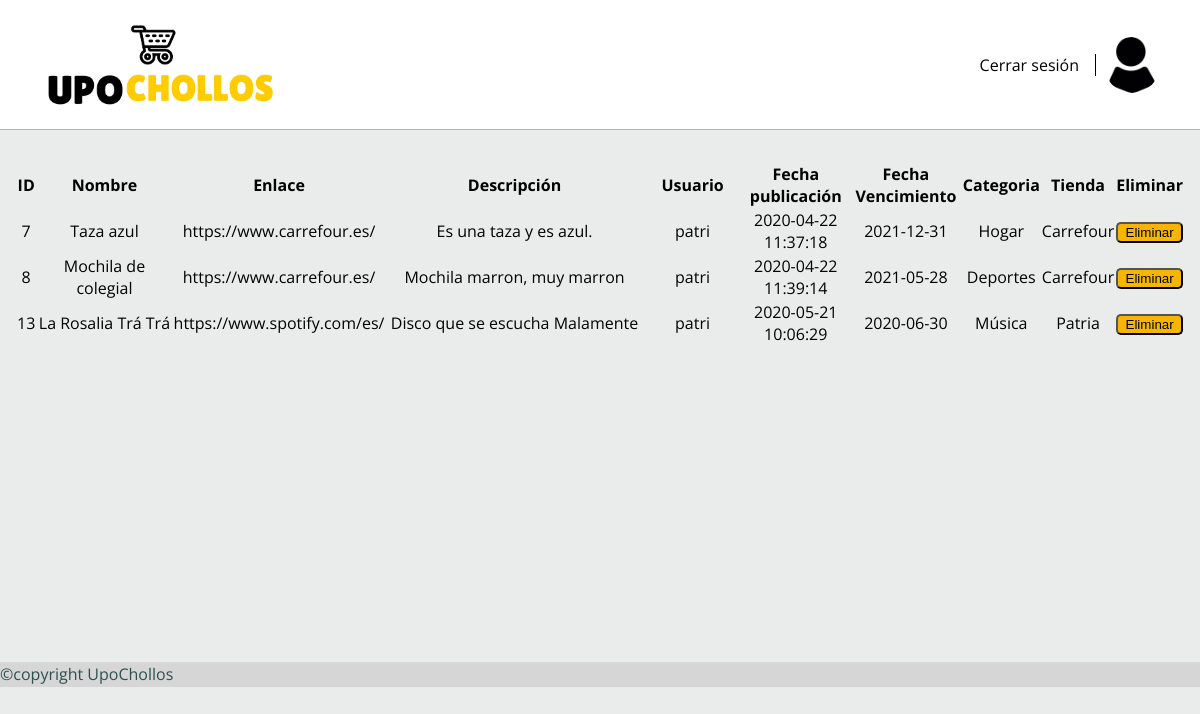
/upochollos/php/productos.php (signed in), run on the app's committed database.
### tables this page shows
CREATE TABLE `producto` (
  `id` int(11) NOT NULL,
  `enlace` varchar(255) NOT NULL,
  `precio_original` float NOT NULL,
  `nombre` varchar(32) NOT NULL,
  `fecha_publicado` timestamp NOT NULL DEFAULT current_timestamp(),
  `fecha_vencimiento` date DEFAULT NULL,
  `precio_descuento` float NOT NULL,
  `descripcion` varchar(140) NOT NULL,
  `imagen` varchar(64) NOT NULL,
  `usuario` varchar(32) NOT NULL,
  `nombre_categoria` varchar(32) DEFAULT NULL,
  `nombre_tienda` varchar(32) DEFAULT NULL
);

### upochollos/php/funciones.php (called while the page is built, shortened)
<?php
function consulta($consulta) {
    $con = mysqli_connect(HOST, USUARIO_BD, CONTRASENA_BD, NOMBRE_BD);
    if ($con) {
        mysqli_set_charset($con, 'utf8');
        $resultadoConsulta = mysqli_query($con, $consulta);
        if ($resultadoConsulta) {
            $res = mysqli_fetch_all($resultadoConsulta);
            return $res;
        }
    }
    return false;
}

### upochollos/php/productos.php (the view, shortened to what this page needs)
<?php
include_once 'funciones.php';
?>
<!DOCTYPE html>
<html>
    <head>
        <link rel="stylesheet" type="text/css" href="../css/estiloPagina.css">
        <link href="../css/estiloCupon.css" rel="stylesheet" type="text/css"/>
        <?php
        include 'libreriasJS.php';
        include 'header.php';
        ?>
    </head>
    <body>
        <main style="border-top: solid rgba(248,181,0,1) 1px">
            <div class="container">
                <table id="responsive-table" class="large-only" cellspacing="0">
                    <tbody>
                        <tr align="left" style="text-align: center">
                            <th width="0%">ID</th>
                            <th width="15%">Nombre</th>
                            <th width="15%">Enlace</th>
                            <th width="30%">Descripción</th>
                            <th width="10%">Usuario</th>
                            <th width="10%">Fecha publicación</th>
                            <th width="10%">Fecha Vencimiento</th>
                            <th width="5%">Categoria</th>
                            <th width="5%">Tienda</th>
                            <th width="10%">Eliminar</th>
                        </tr>
                        <?php
                        $consulta = ("select * from producto");
                        $producto= consulta($consulta);
                        for ($i = 0; $i < count($producto); $i++) {
                            echo "<tr>"
                            . "<td>" . $producto[$i][0] . "</td>"
                            . "<td>" . $producto[$i][3] . "</td>"
                            . "<td>" . $producto[$i][1] . "</td>"
                            . "<td>" . $producto[$i][7] . "</td>"
                            . "<td>" . $producto[$i][9] . "</td>"
                            . "<td>" . $producto[$i][4] . "</td>"
                            . "<td>" . $producto[$i][5] . "</td>"
                            . "<td>" . $producto[$i][10] . "</td>"
                            . "<td>" . $producto[$i][11] . "</td>"
                            ?>
                        <form action="crud.php" method="post" >
                            <?php
                            echo "<td><input class='enviar' name='btnBorrar' type='submit' value='Eliminar'/></td>";
                            ?></form><?php
                        echo "</tr>";
                    }
                    echo '</tbody>
                        </table>
                      </div>';
                    ?>
        </main>
    </body>
                    <?php
        include './footer.php';
        ?>
</html>

### upochollos/css/estiloPagina.css (style rules this page uses)
body { margin: auto; width: 100%; background-color: #EAECEB; font-family: 'Open Sans', sans-serif; }

### upochollos/css/estiloCupon.css (style rules this page uses)
.container { max-width: 1500px; margin: 1em auto; padding: 1em; }
td { width: 100px; text-align: center; }
table { justify-content: center; }
.enviar { background-color: rgba(248,181,0,1) ; border-radius: 5px; width: 100%; }

### data on the page
producto: id "7", nombre "Taza azul", enlace "https://www.carrefour.es/", descripcion "Es una taza y es azul.", usuario "patri", fecha_publicado "2020-04-22 11:37:18", fecha_vencimiento "2021-12-31", nombre_categoria "Hogar", nombre_tienda "Carrefour"
producto: id "8", nombre "Mochila de colegial", enlace "https://www.carrefour.es/", descripcion "Mochila marron, muy marron", usuario "patri", fecha_publicado "2020-04-22 11:39:14", fecha_vencimiento "2021-05-28", nombre_categoria "Deportes", nombre_tienda "Carrefour"
producto: id "13", nombre "La Rosalia Trá Trá", enlace "https://www.spotify.com/es/", descripcion "Disco que se escucha Malamente", usuario "patri", fecha_publicado "2020-05-21 10:06:29", fecha_vencimiento "2020-06-30", nombre_categoria "Música", nombre_tienda "Patria"
